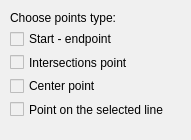
<?xml version="1.0" encoding="UTF-8"?>
<ui version="4.0">
 <class>SnappingOptions</class>
 <widget class="QWidget" name="SnappingOptions">
  <property name="geometry">
   <rect>
    <x>0</x>
    <y>0</y>
    <width>191</width>
    <height>140</height>
   </rect>
  </property>
  <property name="windowTitle">
   <string>Snapping Option</string>
  </property>
  <property name="windowOpacity">
   <double>1.000000000000000</double>
  </property>
  <property name="styleSheet">
   <string notr="true">background-color: rgb(240, 240, 240);</string>
  </property>
  <widget class="QWidget" name="widget" native="true">
   <property name="geometry">
    <rect>
     <x>0</x>
     <y>0</y>
     <width>211</width>
     <height>140</height>
    </rect>
   </property>
   <property name="styleSheet">
    <string notr="true">background-color: rgb(240, 240, 240);</string>
   </property>
   <widget class="QLabel" name="label">
    <property name="geometry">
     <rect>
      <x>10</x>
      <y>10</y>
      <width>131</width>
      <height>16</height>
     </rect>
    </property>
    <property name="text">
     <string>Choose points type:</string>
    </property>
   </widget>
   <widget class="QWidget" name="layoutWidget">
    <property name="geometry">
     <rect>
      <x>10</x>
      <y>30</y>
      <width>178</width>
      <height>88</height>
     </rect>
    </property>
    <layout class="QVBoxLayout" name="verticalLayout">
     <item>
      <widget class="QCheckBox" name="startendpointBox">
       <property name="text">
        <string>Start - endpoint </string>
       </property>
       <property name="checked">
        <bool>false</bool>
       </property>
      </widget>
     </item>
     <item>
      <widget class="QCheckBox" name="intersectionspointBox">
       <property name="text">
        <string>Intersections point</string>
       </property>
       <property name="checked">
        <bool>false</bool>
       </property>
      </widget>
     </item>
     <item>
      <widget class="QCheckBox" name="centerpointBox">
       <property name="text">
        <string>Center point</string>
       </property>
       <property name="checked">
        <bool>false</bool>
       </property>
      </widget>
     </item>
     <item>
      <widget class="QCheckBox" name="linepointBox">
       <property name="text">
        <string>Point on the selected line</string>
       </property>
       <property name="checked">
        <bool>false</bool>
       </property>
      </widget>
     </item>
    </layout>
   </widget>
  </widget>
 </widget>
 <resources/>
 <connections/>
</ui>
